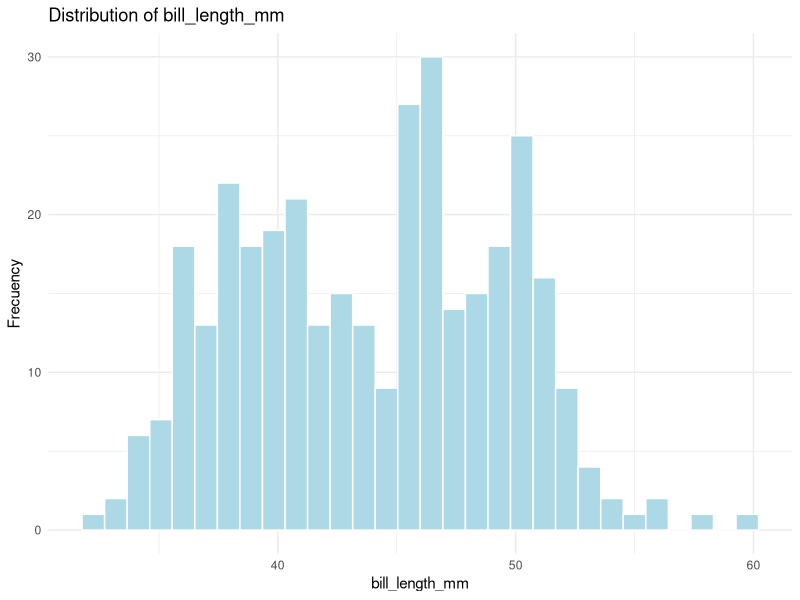
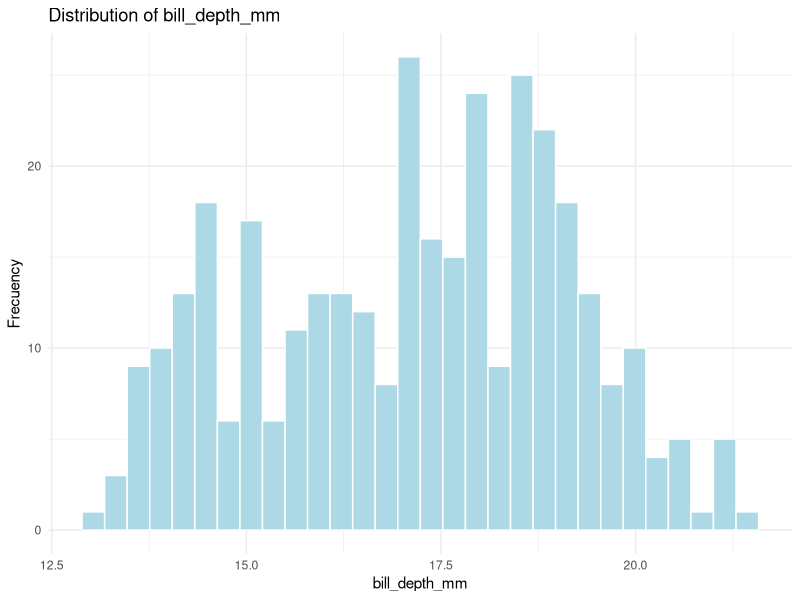
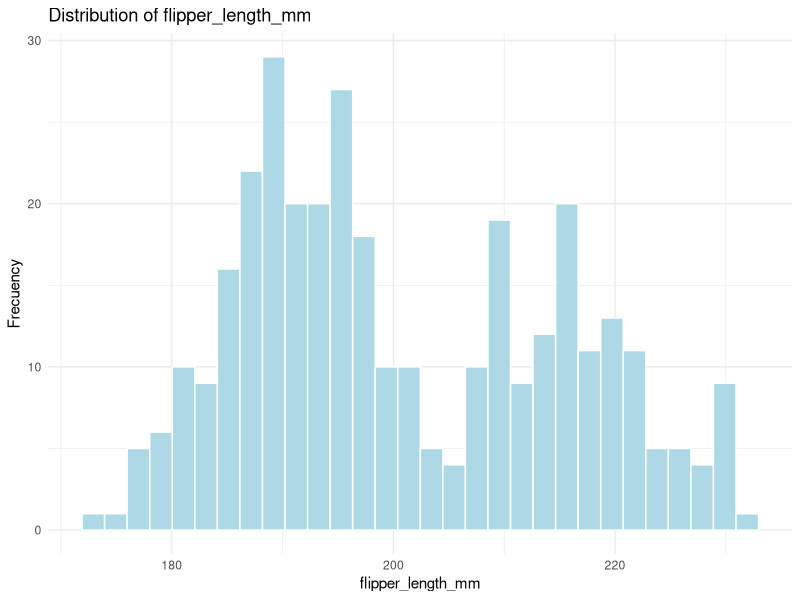
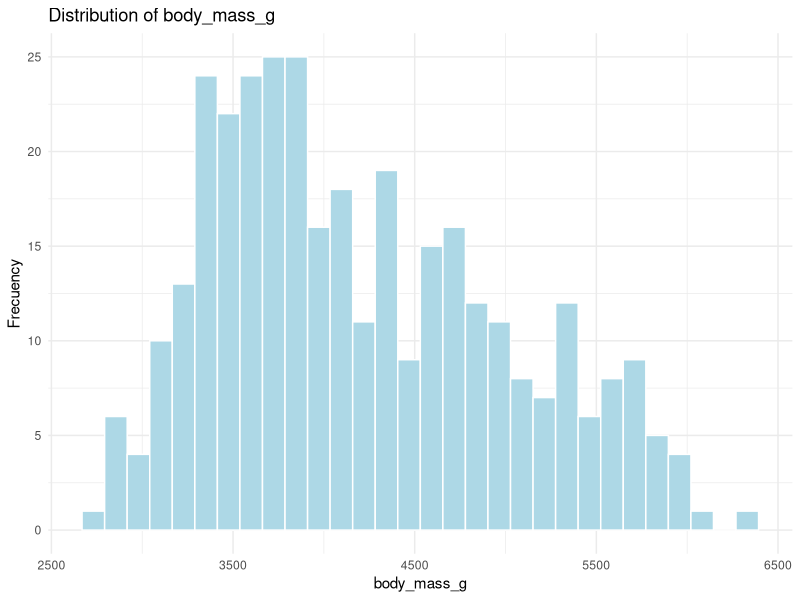
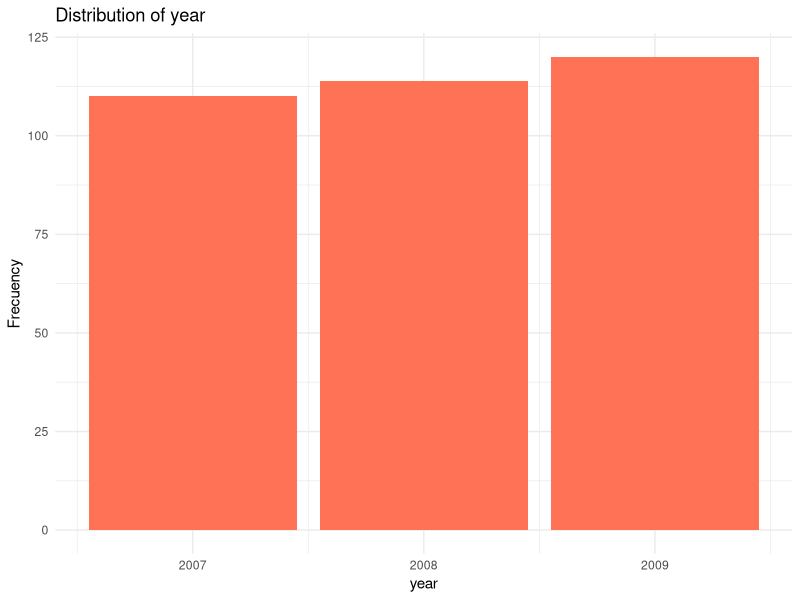
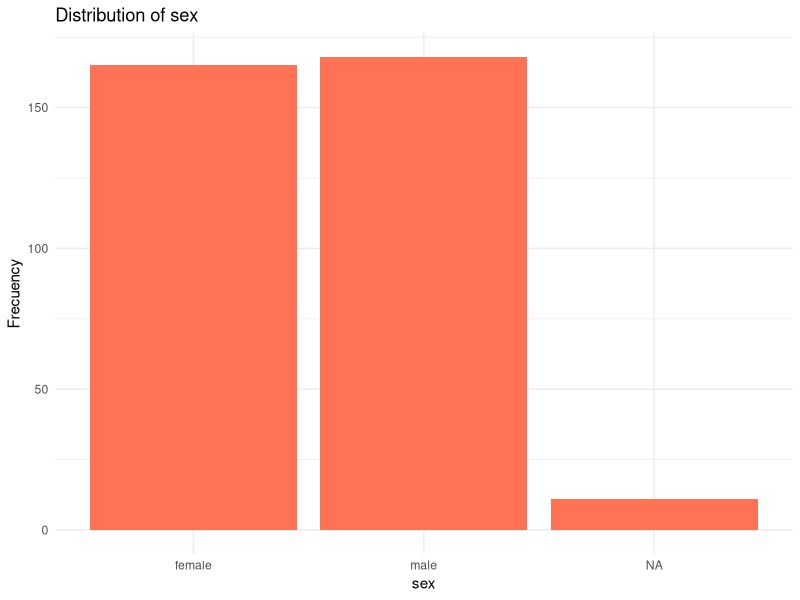
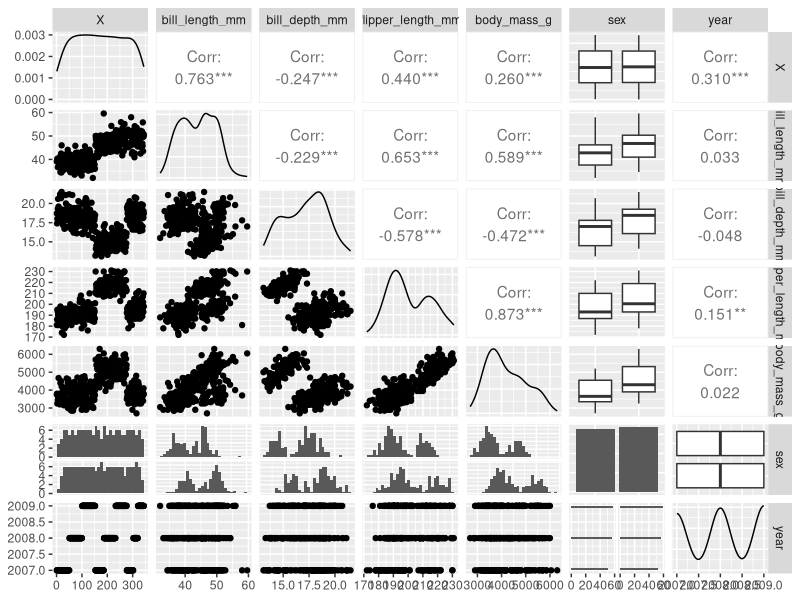

Recreate these plots in R, in order. (Note: this script raises an error after producing the figures.)
## ---- chunk 1
knitr::opts_chunk$set(echo = TRUE)
## ---- chunk 2
# Load the required libraries, without showing warning messages
suppressWarnings({
  suppressPackageStartupMessages({
    library(ggplot2)
    library(GGally)
  })
})
## ---- chunk 3
data <- read.csv("./penguindata.csv", header=TRUE, stringsAsFactors=TRUE)
str(data)
## ---- chunk 4
summary(data)
## ---- chunk 5
# List of numerical variables:
numeric <- c('bill_length_mm', 'bill_depth_mm', 'flipper_length_mm', 'body_mass_g')

# Plot the distribution of each numerical variable:
for (n in numeric) {
  print(
    ggplot(data, aes(x = !!sym(n))) +
      geom_histogram(fill = "lightblue", color = "white", bins = 30) +
      labs(title = paste("Distribution of", n), x = n, y = "Frecuency") +
      theme_minimal()
  )
}
## ---- chunk 6
# List of categorical variables:
categories <- c('year', 'sex')

for (var in categories) {
  print(
    ggplot(data, aes_string(x = var)) +
      geom_bar(fill = "coral1") +
      labs(title = paste("Distribution of", var), x = var, y = "Frecuency") +
      theme_minimal()
  )
}
## ---- chunk 7
colSums(is.na(data))
## ---- chunk 8
data <- na.omit(data)
summary(data)
## ---- chunk 9
ggpairs(data)
## ---- chunk 10
ggpairs(data,                 # Data frame
        columns = 2:7,        # Columns
        aes(color = year,     # Color by grup (cathegorical)
            alpha = 0.5))     # Transparency
## ---- chunk 11
numeric_Corr <- data[, c('bill_length_mm', 'bill_depth_mm', 'flipper_length_mm',
                        'body_mass_g')]

ggcorr(numeric_Corr, label = TRUE)
## ---- chunk 12
# Identify numeric and factor columns
numeric_columns <- sapply(data_Transformed, is.numeric)
factor_columns <- sapply(data_Transformed, is.factor)


# Order the columns: first the numeric ones, then the factor ones, and finally the target variable
ordered_columns <- c(names(data_Transformed)[numeric_columns], 
                     names(data_Transformed)[factor_columns])

# Reorder DataFrame
data_Transformed <- data_Transformed[, ordered_columns]
## ---- chunk 13
# Create normalization function
normalize <- function(x) {
  return ((x - min(x)) / (max(x) - min(x)))
}

# Identify the numerical columns
numerical_columns <- sapply(data_Transformed, is.numeric)

# Apply a transformation (e.g., normalization) only to the numerical columns
data_Normalized <- data_Transformed
# Normalize the numerical data
data_Normalized[, numerical_columns] <- as.data.frame(lapply(data_Transformed[, numerical_columns], normalize))

# Confirm that normalization worked
summary(data_Normalized)
## ---- chunk 14
# Convert categorical variables into numerical ones with one-hot encoding
data_Normalized <- model.matrix(~ . - 1, data = data_Normalized)

# Convert the result to a data frame
data_Normalized <- as.data.frame(data_Normalized)
## ---- chunk 15
## To reproduce the calculations
seeds <- c(1357, 2468, 3579)
set.seed(seeds[1])

## Create an index to partition the data set
ind <- sample(2, nrow(data_Normalized), replace=TRUE, prob=c(0.80, 0.20))

data_Normalized.train <- data_Normalized[ind==1,]
data_Normalized.test <- data_Normalized[ind==2,]
## ---- chunk 16
nrow(data_Normalized)
nrow(data_Normalized.train)
nrow(data_Normalized.test)
